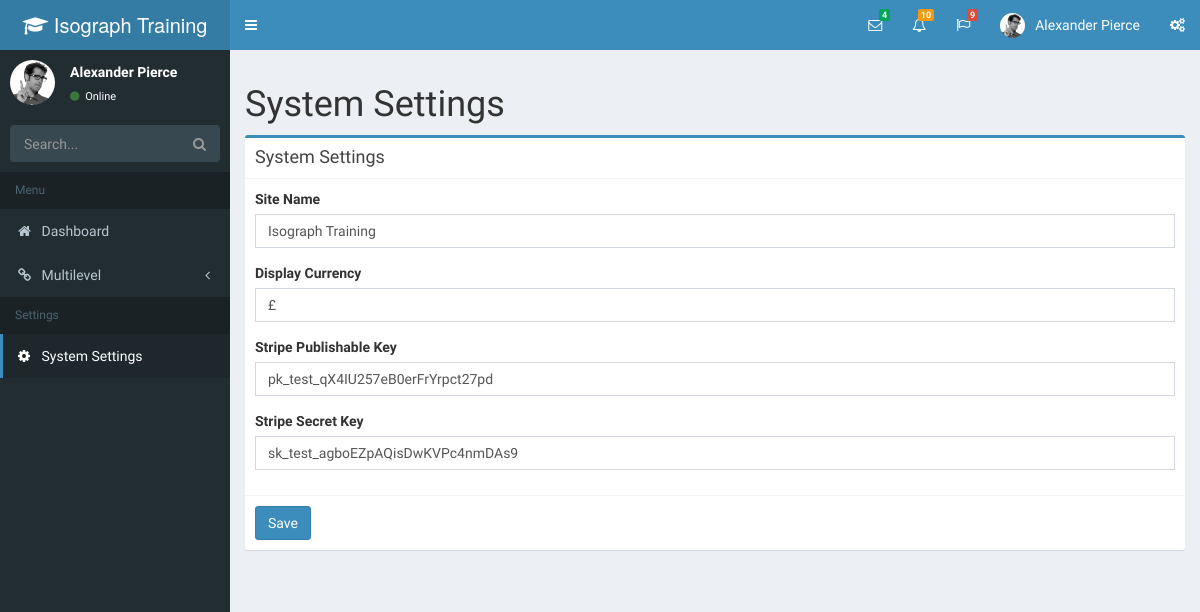
The page /admin/settings.php on the database its author committed.
### tables this page shows
CREATE TABLE `settings` (
  `name` varchar(500) NOT NULL,
  `value` varchar(500) NOT NULL,
  `Display` varchar(6000) NOT NULL,
  `displayOrder` int(5) NOT NULL
);

### admin/settings.php (the view, shortened to what this page needs)
<?php
require('./inc/site.php');
$admin->top("Settings");
echo "<h1>System Settings</h1>";
$sql = "SELECT * FROM settings ORDER BY displayOrder";
$res = $mysqli->query($sql);
echo "<div class=\"box box-primary\">
            <div class=\"box-header with-border\">
              <h3 class=\"box-title\">System Settings</h3></div><div class=\"box-body\">";
echo "<form action='settings.php' method='POST'>";
while($row = $res->fetch_assoc())
{
	echo "<div class=\"form-group\">
		<label for=\"{$row['name']}\">{$row['Display']}</label>
		<input type=\"text\" class=\"form-control\" name='options[{$row['name']}]' value='{$row['value']}'>
	</div>";
}
echo "</div><div class=\"box-footer\">
                <input type=\"submit\" name='submit' class=\"btn btn-primary\" value='Save'/>              </div>";
$admin->footer();

### admin/inc/site.php (shortened to what this page needs)
<?php
class admin
{
	function top($title)
	{
		$siteName = $this->getSetting('siteName');
		$first_part = basename($_SERVER['PHP_SELF'], ".php");
?>
<!DOCTYPE html>
<html>
<head>
  <link rel="stylesheet" href="bower_components/bootstrap/dist/css/bootstrap.min.css">
  <link rel="stylesheet" href="bower_components/font-awesome/css/font-awesome.min.css">
  <link rel="stylesheet" href="bower_components/Ionicons/css/ionicons.min.css">
  <link rel="stylesheet" href="dist/css/AdminLTE.min.css">
  <link rel="stylesheet" href="dist/css/skins/skin-blue.min.css">
</head>
<body class="hold-transition skin-blue sidebar-mini">
<div class="wrapper">
  <header class="main-header">
    <a href="index2.html" class="logo">
      <span class="logo-lg"><i class="fa fa-graduation-cap"></i> <?php echo $siteName; ?></span>
    </a>
    <nav class="navbar navbar-static-top" role="navigation">
      <a href="#" class="sidebar-toggle" data-toggle="push-menu" role="button">
      </a>
      <div class="navbar-custom-menu">
        <ul class="nav navbar-nav">
          <li class="dropdown messages-menu">
            <a href="#" class="dropdown-toggle" data-toggle="dropdown">
              <i class="fa fa-envelope-o"></i>
              <span class="label label-success">4</span>
            </a>
          </li>
          <li class="dropdown notifications-menu">
            <a href="#" class="dropdown-toggle" data-toggle="dropdown">
              <i class="fa fa-bell-o"></i>
              <span class="label label-warning">10</span>
            </a>
          </li>
          <li class="dropdown tasks-menu">
            <a href="#" class="dropdown-toggle" data-toggle="dropdown">
              <i class="fa fa-flag-o"></i>
              <span class="label label-danger">9</span>
            </a>
          </li>
          <li class="dropdown user user-menu">
            <a href="#" class="dropdown-toggle" data-toggle="dropdown">
              <img src="dist/img/user2-160x160.jpg" class="user-image" alt="User Image">
              <span class="hidden-xs">Alexander Pierce</span>
            </a>
          </li>
          <li>
            <a href="#" data-toggle="control-sidebar"><i class="fa fa-gears"></i></a>
          </li>
        </ul>
      </div>
    </nav>
  </header>
  <aside class="main-sidebar">
    <section class="sidebar">
      <div class="user-panel">
        <div class="pull-left image">
          <img src="dist/img/user2-160x160.jpg" class="img-circle" alt="User Image">
        </div>
        <div class="pull-left info">
          <p>Alexander Pierce</p>
          <a href="#"><i class="fa fa-circle text-success"></i> Online</a>
        </div>
      </div>
      <form action="#" method="get" class="sidebar-form">
        <div class="input-group">
          <input type="text" name="q" class="form-control" placeholder="Search...">
          <span class="input-group-btn">
              <button type="submit" name="search" id="search-btn" class="btn btn-flat"><i class="fa fa-search"></i>
              </button>
            </span>
        </div>
      </form>
      <ul class="sidebar-menu" data-widget="tree">
        <li class="header">Menu</li>
        <li class='<?php if ($first_part=="index") {echo "active"; } ?>'><a href="index.php"><i class="fa fa-home"></i> <span>Dashboard</span></a></li>
        <li class="treeview">
          <a href="#"><i class="fa fa-link"></i> <span>Multilevel</span>
            <span class="pull-right-container">
                <i class="fa fa-angle-left pull-right"></i>
              </span>
          </a>
        </li>
         <li class="header">Settings</li>
          <li class='<?php if ($first_part=="settings") {echo "active"; } ?>'><a href="settings.php"><i class="fa fa-cog"></i> <span>System Settings</span></a></li>
      </ul>
    </section>
  </aside>
  <div class="content-wrapper">
    <section class="content container-fluid">
<?php
	}
	function footer()
	{
		?>
		    </section>
  </div>
</div>
</body>
</html>
		<?php
	}
function getSetting($settingName)
{
	require('../inc/db.php');
	$sql = "SELECT * FROM settings WHERE name ='$settingName'";
	$res = $mysqli->query($sql);
	$row = $res->fetch_assoc();
	return $row['value'];
}
}
?>

### rows shown on the page
settings: value "Isograph Training", Display "Site Name"
settings: Display "Display Currency", value "£"
settings: Display "Stripe Publishable Key", value "pk_test_qX4IU257eB0erFrYrpct27pd"
settings: Display "Stripe Secret Key", value "sk_test_agboEZpAQisDwKVPc4nmDAs9"
